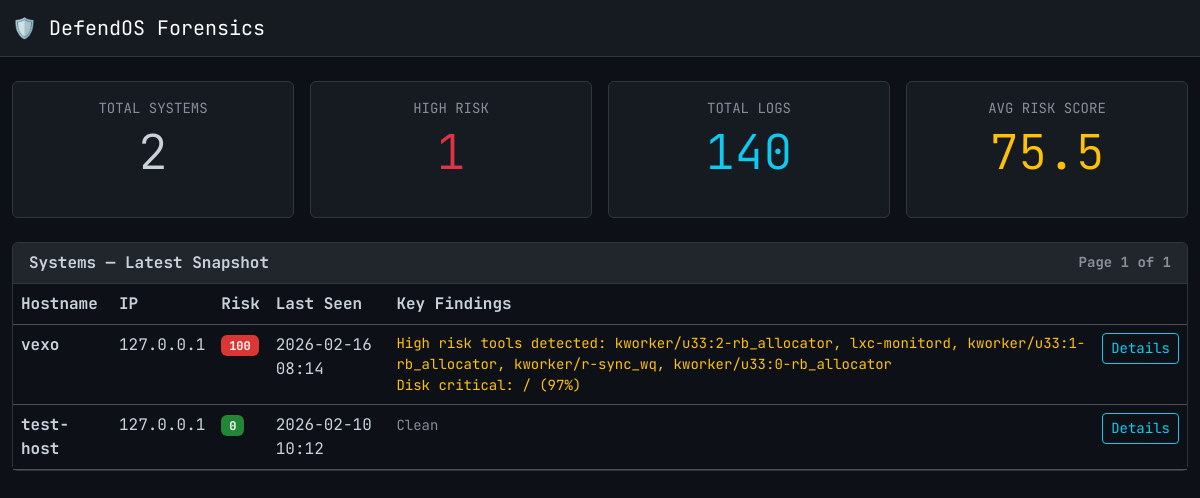
/dashboard/, run on the app's committed database.
### telemetry/models.py (models this page shows, shortened)
class TelemetryLog(models.Model):
    timestamp = models.DateTimeField(db_index=True, default=timezone.now)
    hostname = models.CharField(max_length=255, db_index=True)
    ip_address = models.GenericIPAddressField(null=True, blank=True)
    raw_data = models.TextField()
    parsed_data = models.JSONField(default=dict)
    risk_score = models.IntegerField(default=0, help_text="0-100 score based on risk analysis")
    analyzed_at = models.DateTimeField(null=True, blank=True)
    class Meta:
        ordering = ['-timestamp']
        indexes = [
            models.Index(fields=['hostname', 'timestamp']),
            models.Index(fields=['risk_score']),
        ]

### telemetry/views.py (the view)
# urls.py: path('', RedirectView.as_view(pattern_name='dashboard', permanent=False)),
def dashboard(request):
    latest_id_subquery = (
        TelemetryLog.objects.filter(hostname=OuterRef('hostname'))
        .order_by('-timestamp')
        .values('id')[:1]
    )
    latest_logs_qs = (
        TelemetryLog.objects.filter(
            id__in=TelemetryLog.objects.annotate(latest_id=Subquery(latest_id_subquery))
            .values('latest_id')
            .distinct()
        )
        .order_by('-timestamp')
    )
    total_systems = TelemetryLog.objects.values('hostname').distinct().count()
    total_logs = TelemetryLog.objects.count()
    high_risk_count = (
        TelemetryLog.objects.filter(risk_score__gt=50).values('hostname').distinct().count()
    )
    avg_risk = TelemetryLog.objects.aggregate(avg=Avg('risk_score'))['avg'] or 0
    paginator = Paginator(latest_logs_qs, 25)
    page_obj = paginator.get_page(request.GET.get('page'))
    context = {
        'total_systems': total_systems,
        'total_logs': total_logs,
        'high_risk_count': high_risk_count,
        'avg_risk': round(avg_risk, 1),
        'page_obj': page_obj,
        'latest_logs': page_obj.object_list,
    }
    return render(request, 'dashboard.html', context)

### telemetry/templates/dashboard.html (shortened to what this page needs)
{% extends 'base.html' %}
{% block content %}
<div class="row g-3 mb-4">
  <div class="col-6 col-md-3">
    <div class="card text-center h-100">
      <div class="card-body">
        <p class="card-title text-muted mb-1 small text-uppercase">Total Systems</p>
        <h2 class="display-5 mb-0">{{ total_systems }}</h2>
      </div>
    </div>
  </div>
  <div class="col-6 col-md-3">
    <div class="card text-center h-100">
      <div class="card-body">
        <p class="card-title text-muted mb-1 small text-uppercase">High Risk</p>
        <h2 class="display-5 mb-0 text-danger">{{ high_risk_count }}</h2>
      </div>
    </div>
  </div>
  <div class="col-6 col-md-3">
    <div class="card text-center h-100">
      <div class="card-body">
        <p class="card-title text-muted mb-1 small text-uppercase">Total Logs</p>
        <h2 class="display-5 mb-0 text-info">{{ total_logs }}</h2>
      </div>
    </div>
  </div>
  <div class="col-6 col-md-3">
    <div class="card text-center h-100">
      <div class="card-body">
        <p class="card-title text-muted mb-1 small text-uppercase">Avg Risk Score</p>
        <h2 class="display-5 mb-0 {% if avg_risk > 50 %}text-warning{% else %}text-success{% endif %}">
          {{ avg_risk }}
        </h2>
      </div>
    </div>
  </div>
</div>
<div class="card">
  <div class="card-header d-flex justify-content-between align-items-center">
    <span>Systems &mdash; Latest Snapshot</span>
    <small class="text-muted">Page {{ page_obj.number }} of {{ page_obj.paginator.num_pages }}</small>
  </div>
  <div class="card-body p-0">
    <table class="table table-hover mb-0">
      <thead>
        <tr>
          <th>Hostname</th>
          <th>IP</th>
          <th>Risk</th>
          <th>Last Seen</th>
          <th>Key Findings</th>
          <th></th>
        </tr>
      </thead>
      <tbody>
        {% for log in latest_logs %}
        <tr>
          <td class="fw-bold">{{ log.hostname }}</td>
          <td>{{ log.ip_address|default:"—" }}</td>
          <td>
            <span class="badge
              {% if log.risk_score > 70 %}badge-risk-high
              {% elif log.risk_score > 40 %}badge-risk-med
              {% else %}badge-risk-low{% endif %}">
              {{ log.risk_score }}
            </span>
          </td>
          <td>{{ log.timestamp|date:"Y-m-d H:i" }}</td>
          <td>
            {% for finding in log.parsed_data.analysis_report|slice:":2" %}
              <small class="d-block text-warning">{{ finding }}</small>
            {% empty %}
              <small class="text-muted">Clean</small>
            {% endfor %}
          </td>
          <td>
            <a href="{% url 'system_detail' log.hostname %}" class="btn btn-sm btn-outline-info">Details</a>
          </td>
        </tr>
        {% empty %}
        <tr>
          <td colspan="6" class="text-center py-4 text-muted">No telemetry received yet.</td>
        </tr>
        {% endfor %}
      </tbody>
    </table>
  </div>
</div>
{% endblock %}

### telemetry/templates/base.html (shortened to what this page needs)
<!doctype html>
<html lang="en" data-bs-theme="dark">
<head>
  <link href="https://cdn.jsdelivr.net/npm/bootstrap@5.3.0/dist/css/bootstrap.min.css" rel="stylesheet">
</head>
<body>
  <nav class="navbar navbar-expand-lg navbar-dark mb-4">
    <div class="container-fluid">
      <a class="navbar-brand" href="{% url 'dashboard' %}">🛡️ DefendOS Forensics</a>
    </div>
  </nav>
  <div class="container-fluid" id="app-content">
    {% block content %}{% endblock %}
  </div>
</body>
</html>

### telemetry/templates/base.html (style rules this page uses)
:root { --bs-font-monospace: 'JetBrains Mono', SFMono-Regular, Menlo, Monaco, Consolas, "Liberation Mono", "Courier New", monospace; --bs-body-font-family: var(--bs-font-monospace); --bs-body-bg: #0d1117; --bs-body-color: #c9d1d9; }
.navbar { background-color: #161b22; border-bottom: 1px solid #30363d; }
.card { background-color: #161b22; border: 1px solid #30363d; margin-bottom: 20px; }
.card-header { border-bottom: 1px solid #30363d; background-color: #21262d; font-weight: bold; }
.table { color: #c9d1d9; }
.badge-risk-high { background-color: #da3633; color: white; }
.badge-risk-low { background-color: #238636; color: white; }

### data on the page
TelemetryLog: hostname "vexo", ip_address "127.0.0.1", risk_score "100", timestamp "2026-02-16 08:14", analysis_report "High risk tools detected: kworker/u33:2-rb_allocator, lxc-monitord, kworker/u33:1-rb_allocator, kworker/r-sync_wq, kworker/u33:0-rb_allocator" "Disk critical: / (97%)"
TelemetryLog: hostname "test-host", ip_address "127.0.0.1", risk_score "0", timestamp "2026-02-10 10:12"

### other printed values
{{ total_systems }} "2"
{{ high_risk_count }} "1"
{{ total_logs }} "140"
{{ avg_risk }} "75.5"
{{ page_obj.number }} "1"
{{ page_obj.paginator.num_pages }} "1"
